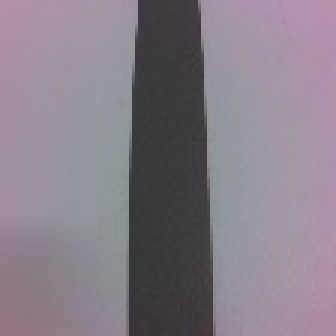
#> input picture dataset_v5/free/09a291dc-2333-11ed-be50-d83bbf477b51.jpg, 112 x 112 px (shown 3 times larger); its folder holds only this picture in this run
$ python train_svm_traffic_signs_rgb_hog_enhanced.py
#> lines starting #> are read from the running program, lines starting #| are printed output that depends on the picture
#> pass 2 of the loop in clean_dataset, `for root, dirs, files in os.walk(path):`:
#> in load_dataset, img is the input picture: shape (112, 112, 3); mean B, G, R 136.3, 125.7, 134.7
# train_svm_traffic_signs_rgb_hog_enhanced.py

import os
import joblib
import numpy as np
import cv2
from sklearn import svm
from sklearn.metrics import classification_report, accuracy_score
from sklearn.model_selection import train_test_split
from skimage.feature import hog

# ------------------------------
# Configuration
# ------------------------------
DATASET_PATH = 'dataset_v5'
MODEL_SAVE_PATH = 'svm_traffic_sign_rgb_hog_enhanced.joblib'
IMAGE_SIZE = (64, 64)
BINS = 16  # Histogram bins

# ------------------------------
# Enhancement Function (Weak A)
# ------------------------------
def enhance_image(img):
    # Convert to HSV to boost color
    hsv = cv2.cvtColor(img, cv2.COLOR_BGR2HSV)
#> hsv: shape (112, 112, 3); mean H, S, V 129.6, 21.2, 137.6
    h, s, v = cv2.split(hsv)
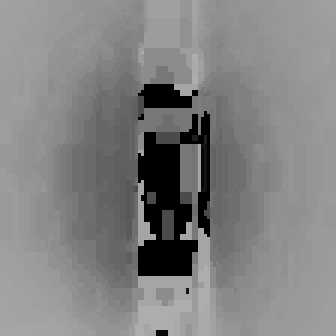
#> h: shape (112, 112) (shown 3 times larger); min 0, max 173, mean 129.6
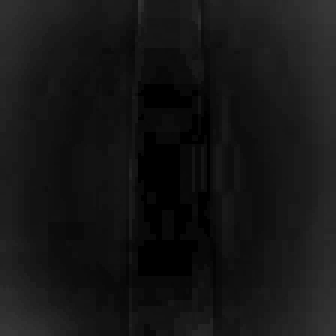
#> s: shape (112, 112) (shown 3 times larger); min 0, max 56, mean 21.2
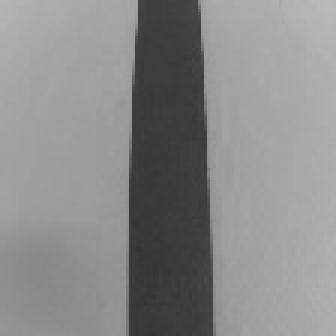
#> v: shape (112, 112) (shown 3 times larger); min 53, max 185, mean 137.6

    # Boost color saturation (+30%)
    s = cv2.multiply(s, 1.3)

    # CLAHE on brightness channel for lighting correction
    clahe = cv2.createCLAHE(clipLimit=2.0, tileGridSize=(8,8))
    v = clahe.apply(v)
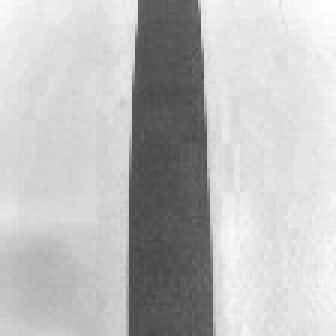
#> v: shape (112, 112) (shown 3 times larger); min 71, max 255, mean 189.7

    hsv = cv2.merge([h, s, v])
#> hsv: shape (112, 112, 3); mean H, S, V 129.6, 27.5, 189.7
    enhanced = cv2.cvtColor(hsv, cv2.COLOR_HSV2BGR)
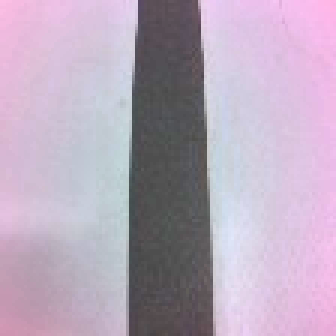
#> enhanced: shape (112, 112, 3) (shown 3 times larger); mean B, G, R 187.3, 168.1, 184.3
    return enhanced

# ------------------------------
# Feature Extraction Function
# ------------------------------
def extract_features(img):
    img = cv2.resize(img, IMAGE_SIZE)
#> img: shape (64, 64, 3)

    # --- RGB histogram ---
    channels = cv2.split(img)
    hist_features = []
    for ch in channels:
        hist = cv2.calcHist([ch], [0], None, [BINS], [0, 256])
        hist = cv2.normalize(hist, hist).flatten()
        hist_features.extend(hist)
#> this loop made 3 passes
#> after the loop, hist_features = 48 values, max 0.786 at index 28, min 0 at index 0, mean 0.136

    # --- HOG features ---
    gray = cv2.cvtColor(img, cv2.COLOR_BGR2GRAY)
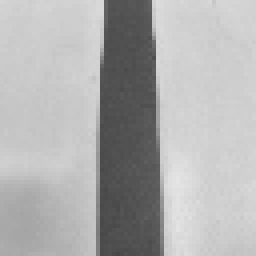
#> gray: shape (64, 64) (shown 4 times larger); min 70, max 229, mean 175
    hog_features = hog(gray, orientations=9, pixels_per_cell=(8, 8),
                       cells_per_block=(2, 2), block_norm='L2-Hys', transform_sqrt=True)
#> hog_features = 1764 values, max 0.63 at index 81, min 0 at index 102, mean 0.115

    # --- Combine ---
    return np.concatenate([hist_features, hog_features])

# ------------------------------
# Load dataset with enhancement
# ------------------------------
def load_dataset(dataset_path):
    X, y = [], []
    label_names = sorted(os.listdir(dataset_path))
    print("Detected classes:", label_names)

    for label_idx, label_name in enumerate(label_names):
        label_dir = os.path.join(dataset_path, label_name)
        if not os.path.isdir(label_dir):
            continue

        for file in os.listdir(label_dir):
            if file.lower().endswith(('.png', '.jpg', '.jpeg')):
                img_path = os.path.join(label_dir, file)
                img = cv2.imread(img_path)

                # ----------------------------
                # Apply A-level Enhancement!
                # ----------------------------
                img = enhance_image(img)

                features = extract_features(img)
#> features = 1812 values, max 0.786 at index 28, min 0 at index 0, mean 0.115
                X.append(features)
                y.append(label_idx)
#> pass 2 of the loop in load_dataset, `for label_idx, label_name in enumerate(label_names):`:
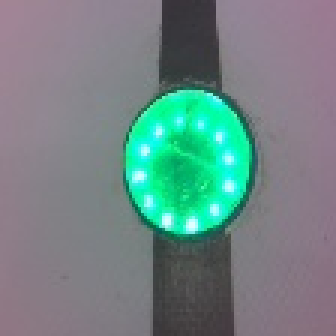
#> input picture dataset_v5/green/285bc296-233e-11ed-a411-d83bbf477b51.jpg, 112 x 112 px (shown 3 times larger)
#> in load_dataset, img is the input picture: shape (112, 112, 3); mean B, G, R 132.1, 133.6, 112
#> in extract_features (call 2), `img = cv2.resize(img, IMAGE_SIZE)`:
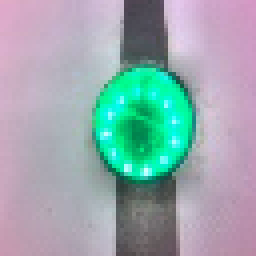
#> img: shape (64, 64, 3) (shown 4 times larger); mean of channels 0, 1, 2 173.3, 169.2, 151; drawn as B, G, R
#> the loop in extract_features (call 2), `for ch in channels:` made 3 passes
#> after the loop in extract_features (call 2), `for ch in channels:`: hist_features = 48 values, max 0.746 at index 26, min 0 at index 0, mean 0.144
#> in extract_features (call 2), `gray = cv2.cvtColor(img, cv2.COLOR_BGR2GRAY)`:
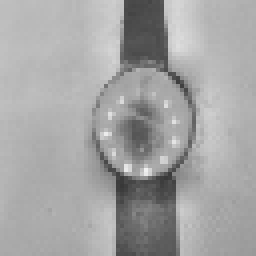
#> gray: shape (64, 64) (shown 4 times larger); min 56, max 240, mean 164.2
#> hog_features = 1764 values, max 0.564 at index 1601, min 0 at index 17, mean 0.128
#> features = 1812 values, max 0.746 at index 26, min 0 at index 0, mean 0.129

    return np.array(X), np.array(y), label_names

# ------------------------------
# Cleanup unwanted files/folders
# ------------------------------
def clean_dataset(path):
    for root, dirs, files in os.walk(path):
        # Delete unwanted files
        for file in files:
            if file == '.DS_Store':
                file_path = os.path.join(root, file)
                os.remove(file_path)
                print(f"Deleted file: {file_path}")

        # Delete unwanted directories
        for dir_name in dirs:
            if dir_name == '.ipynb_checkpoints':
                dir_path = os.path.join(root, dir_name)
                try:
                    os.rmdir(dir_path)
                    print(f"Deleted folder: {dir_path}")
                except OSError:
                    print(f"Could not delete folder (not empty): {dir_path}")

# ------------------------------
# Main
# ------------------------------
if __name__ == "__main__":
    print("Cleaning dataset directory...")
    clean_dataset(DATASET_PATH)

    print("Loading dataset with enhancement...")
    X, y, label_names = load_dataset(DATASET_PATH)
#> y = [0, 1]; label_names = ['free', 'green']
    print(f"Loaded {X.shape[0]} samples, {len(label_names)} classes")
#| Loaded 2 samples, 2 classes

    # Split
#> (the run stopped early here; a loop or call above may not have finished)
